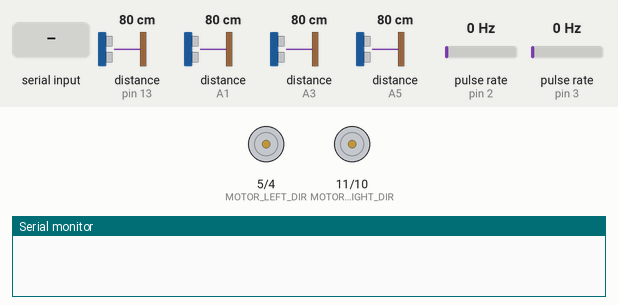
Recording of a sketch running on a simulated Arduino Uno, built with avr-gcc and run on an emulated ATmega328P. Parts: direction and speed pins drawn as motors (green arrow = direction pin HIGH = forward, orange = LOW = backward, longer = more drive), the last lines printed to the serial monitor. Wiring (inferred from the names in the program): 2 × pulse sensor: data pin 2 / data pin 3. Inputs (shaded band) come from the test bench; at power-on: distance to the obstacle (sensors on pin 13, A1, A3, A5) 80 cm, pulse rate (sensors on pin 2, pin 3) 0 Hz. The echo pulse lasts 58.3 µs per cm.

Above: at 1.2 s.
1.3 s: "<90,45,200>" received over Serial
At 1.32 s:
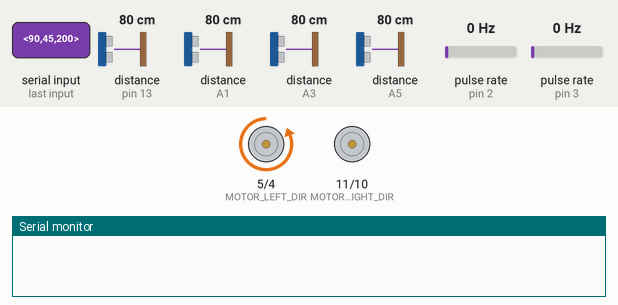
2.9 s: "<90,45>" received over Serial
At 3.5 s:
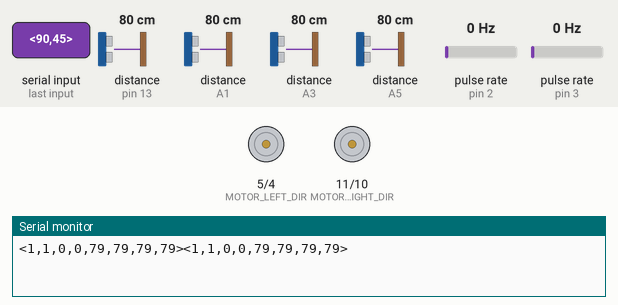
Timing chart, 0 to 5.9 s (numbered marks = the images above; inputs shaded):
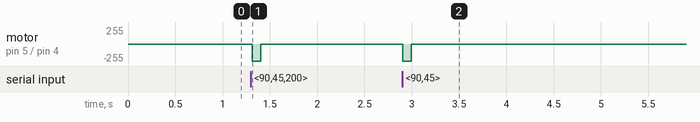

Measured:
- after the input at 1.3 s, motor on pin 5 (MOTOR_LEFT_DIR) / pin 4 (MOTOR_LEFT_PWM): stopped → backward 255/255 at once, → stopped 0.09 s later
- after the input at 2.9 s, motor on pin 5 (MOTOR_LEFT_DIR) / pin 4 (MOTOR_LEFT_PWM): stopped → backward 255/255 at once, → stopped 0.09 s later

The sketch:

ai_car_control.ino
```cpp
/* MOTOR PINOUT*/
int encoder_pin_right = 2 ; // pulse output from the module
int encoder_pin_left = 3 ; // pulse output from the module

unsigned int motorspeed = 90; //from 0 to 255

//identifies whether the wheel is rotating forward (True) or backward (False)
boolean left_forward = false;
boolean right_forward = false;

//Ultrasonic sensors
const int front_right_trig = A0;
const int front_right_echo = A1;

const int back_right_trig = A2;
const int back_right_echo = A3;

const int back_left_trig = A4;
const int back_left_echo = A5;

const int front_left_trig = 12;
const int front_left_echo = 13;

// L9110 connections
#define L9110_1A 10 // Pin D10 --> Motor B Input A
#define L9110_1B 11 // Pin D11 --> Motor B Input B
#define L9110_2A 4 // Pin D6 --> Motor B Input A
#define L9110_2B 5 // Pin D7 --> Motor B Input B


#define MOTOR_LEFT_PWM L9110_2A // Motor PWM Speed
#define MOTOR_LEFT_DIR L9110_2B // Motor Direction

#define MOTOR_RIGHT_PWM L9110_1A // Motor PWM Speed
#define MOTOR_RIGHT_DIR L9110_1B // Motor Direction

/* END MOTOR PINOUT */

/* WHEEL ROTATION CONTROL*/

unsigned long timeold;

volatile byte pulses_left; // number of pulses
volatile byte pulses_right; // number of pulses

// number of pulses per revolution
// based on your encoder disc
unsigned int pulsesperturn = 20;
unsigned int time_gap = 1000;

void counter_left()  // counts from the speed sensor
{
  pulses_left++;  // increase +1 the counter value
}

void counter_right()  // counts from the speed sensor
{
  pulses_right++;  // increase +1 the counter value
}


/* END WHEEL ROTATION CONTROL*/

/* CONTROL DATA */
//Data controlling motor rotation, received from the server
//Data format: <100,-1, +1>  - duration ms, left wheel direction (+1 - forward, -1 backward), right wheel direction

const byte numChars = 32;
char receivedChars[numChars];
char tempChars[numChars];        // temporary array for use when parsing

 // variables to hold the parsed data
char receivedMessage[numChars] = {0};
int duration = 0;
int leftWheel = 0;
int rightWheel = 0;

boolean newData = false;

/*END CONTROL DATA*/

/*DRIVE DURATION*/
unsigned long time_start_drive = 0;
unsigned long car_drive_time = 0;

/*END DRIVE DURATION*/

void setup()
{
  Serial.begin(9600);

  pinMode(encoder_pin_left, INPUT);
  pinMode(encoder_pin_right, INPUT);

  pinMode(MOTOR_LEFT_PWM, OUTPUT);
  pinMode(MOTOR_LEFT_DIR, OUTPUT);

  pinMode(MOTOR_RIGHT_PWM, OUTPUT);
  pinMode(MOTOR_RIGHT_DIR, OUTPUT);

  pinMode(front_right_trig, OUTPUT);
  pinMode(front_left_trig, OUTPUT);
  pinMode(back_right_trig, OUTPUT);
  pinMode(back_left_trig, OUTPUT);

  pinMode(front_right_echo, INPUT);
  pinMode(front_left_echo, INPUT);
  pinMode(back_right_echo, INPUT);
  pinMode(back_left_echo, INPUT);

  // Initialize
   pulses_left = 0;
   pulses_right = 0;

   timeold = 0;

  //Interrupt 0 is digital pin 2
   //Triggers on Falling Edge (change from HIGH to LOW)
   attachInterrupt(0, counter_right, FALLING);
   attachInterrupt(1, counter_left, FALLING);

   time_start_drive = 0;
   car_drive_time = -1;


  motor_reset();
}

void loop()
{
  //Check for new commands from the serial port
  recvDataWithStartEndMarkers();
  if (newData == true) {
      strcpy(tempChars, receivedChars);
          // this temporary copy is necessary to protect the original data
          //   because strtok() used in parseData() replaces the commas with \0
      parseDataAndDrive();
      newData = false;
   }
   stopCarAndReport();
}

void stopCarAndReport(){
  if (car_drive_time > 0 && (millis() - time_start_drive >= car_drive_time)) {
    car_drive_time = -1;
    motor_reset();
    String result = get_sensor_data();
    Serial.print(result);
  }
}

void recvDataWithStartEndMarkers() {
    static boolean recvInProgress = false;
    static byte ndx = 0;
    char startMarker = '<';
    char endMarker = '>';
    char rc;

    while (Serial.available() > 0 && newData == false) {
        rc = Serial.read();

        if (recvInProgress == true) {
            if (rc != endMarker) {
                receivedChars[ndx] = rc;
                ndx++;
                if (ndx >= numChars) {
                    ndx = numChars - 1;
                }
            }
            else {
                receivedChars[ndx] = '\0'; // terminate the string
                recvInProgress = false;
                ndx = 0;
                newData = true;
            }
        }

        else if (rc == startMarker) {
            recvInProgress = true;
        }
    }
}

void parseDataAndDrive() {      // split the data into its parts

    char * strtokIndx; // this is used by strtok() as an index

    strtokIndx = strtok(tempChars,",");// get the first part - duration
    duration = atoi(strtokIndx);     // convert this part to an integer

    if(duration<=0 || duration>30000){
      duration = 1;
    }

    strtokIndx = strtok(NULL, ","); //get the second part - left wheel
    leftWheel = atoi(strtokIndx);     // convert this part to an integer

    strtokIndx = strtok(NULL, ","); //get the second part - right wheel
    rightWheel = atoi(strtokIndx);  // convert to an integer

    motor_reset();

    if(leftWheel>0){
      l_forward();
    } else if(leftWheel<0) {
      l_back();
    }

    if(rightWheel>0){
      r_forward();
    } else if(rightWheel<0){
      r_back();
    }
    //start dring car for the duration
    time_start_drive = millis();
    car_drive_time = duration;
}

//Returns sensor data
//Format: <direction_left, direction_right, rpm_left, rpm_right, dist_front_right, dist_front_left, dist_back_right, dist_back_left>
//Example: <1, -1, 140, 150, 10, 11, 85, 90> - left rpm 140 forward, right rpm 150 backward, distances: 10, 11, 85, and 90
String get_sensor_data(){
  String result = "<";
  if (millis() - timeold >= time_gap) {

    //Don't process interrupts during calculations
    detachInterrupt(0);
    detachInterrupt(1);

    int dir_l = left_forward ? 1 : -1;
    result += dir_l;
    result += ',';
    int dir_r = right_forward ? 1 : -1;
    result += dir_r;
    result += ',';
    float time_diff = millis() - timeold;

    float rpm_l = (60 * time_gap / pulsesperturn )/ time_diff * pulses_left;
    float rpm_r = (60 * time_gap / pulsesperturn )/ time_diff * pulses_right;

    result +=  roundf(10 * rpm_l) / 10;
    result += ',';
    result += roundf(10 * rpm_r) / 10;
    result += ',';

    timeold = millis();
    pulses_left = 0;
    pulses_right = 0;

    //Restart the interrupt processing
    attachInterrupt(0, counter_left, FALLING);
    attachInterrupt(1, counter_right, FALLING);

    long dist_fr = get_distance(front_right_trig, front_right_echo);
    long dist_fl = get_distance(front_left_trig, front_left_echo);
    long dist_bl = get_distance(back_left_trig, back_left_echo);
    long dist_br = get_distance(back_right_trig, back_right_echo);

    result += dist_fl;
    result += ',';
    result += dist_fr;
    result += ',';
    result += dist_br;
    result += ',';
    result += dist_bl;
  }
  result += +">";
  return result;
}


long get_distance(int trig, int echo){
  // Clears the trigPin
  digitalWrite(trig, LOW);

  delayMicroseconds(2);
  // Sets the trigPin on HIGH state for 10 micro seconds
  digitalWrite(trig, HIGH);
  delayMicroseconds(10);
  digitalWrite(trig, LOW);

  // Reads the echoPin, returns the sound wave travel time in microseconds
  // Calculating the distance
  int duration = pulseIn(echo, HIGH);
  return duration *0.034/2;
}


void motor_reset(){
  digitalWrite( MOTOR_LEFT_DIR, LOW );
  digitalWrite( MOTOR_LEFT_PWM, LOW );
  digitalWrite( MOTOR_RIGHT_DIR, LOW );
  digitalWrite( MOTOR_RIGHT_PWM, LOW );
}

//checks the speed and makes sure that it is within 0 and 255
int checkSpeed(int speed){
    if(speed < 0) {
      speed = 0;
    }

    if(speed > 255){
      speed = 255;
    }

    return speed;
}


void l_forward(){
    left_forward = true;
    digitalWrite( MOTOR_LEFT_DIR, LOW );
    digitalWrite( MOTOR_LEFT_PWM, HIGH );
}

void l_back(){
    left_forward = false;
    digitalWrite( MOTOR_LEFT_DIR, HIGH );
    digitalWrite( MOTOR_LEFT_PWM, LOW );
}


void r_forward(){
  right_forward = true;
  digitalWrite( MOTOR_RIGHT_DIR, HIGH);
  digitalWrite( MOTOR_RIGHT_PWM, LOW);
}


void r_back(){
  right_forward = false;
  digitalWrite( MOTOR_RIGHT_DIR, LOW );
  digitalWrite( MOTOR_RIGHT_PWM, HIGH);
}
```
